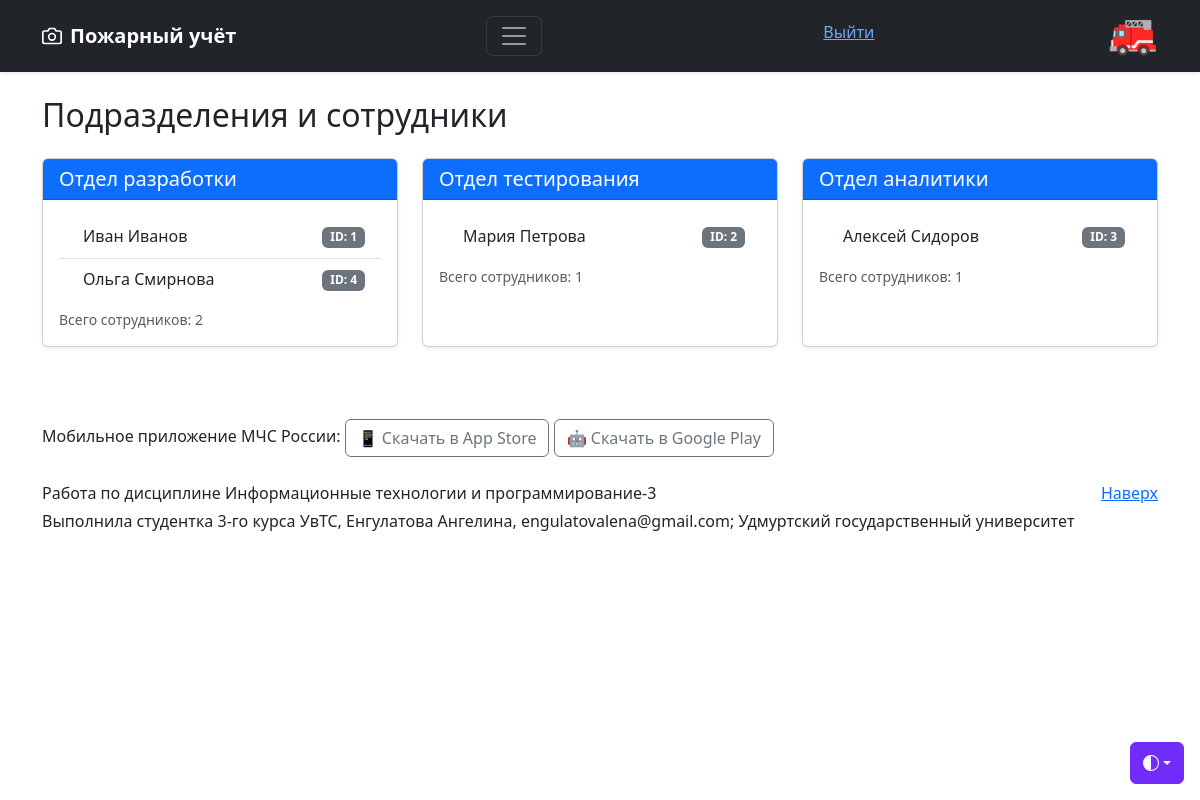
The app's page /objects/divisions (signed in) with its own data.
### models.py (models this page shows, shortened)
class Registered_Users(UserMixin, db.Model):
    __tablename__ = 'registered_users'
    id = db.Column(db.Integer, primary_key=True)
    username = db.Column(db.String(80), unique=True, nullable=False)
    password_hash = db.Column(db.String(255), nullable=False)

class Divisions(db.Model):
    __tablename__ = 'divisions'
    id = db.Column(db.Integer, primary_key=True)
    div_name = db.Column(db.String(100), nullable=False)

class User(db.Model):
    __tablename__ = 'user'
    id = db.Column(db.Integer, primary_key=True)
    full_name = db.Column(db.String(100), nullable=False)
    role_id = db.Column(db.Integer, nullable=False)
    email = db.Column(db.String(120), unique=True, nullable=False)
    phone = db.Column(db.String(24), nullable=False)
    user_login = db.Column(db.String(80), unique=True, nullable=True)
    is_registered = db.Column(db.Boolean, default=False, nullable=False)

### app.py (the view, shortened to what this page needs)
@app.route('/objects/<table_name>')
def objects(table_name):
    if table_name == 'divisions':
        divisions = Divisions.query.all()
        divisions_with_users = []
        for div in divisions:
            users = (User.query
                     .join(UsersAtDivisions, UsersAtDivisions.user_id == User.id)
                     .filter(UsersAtDivisions.div_id == div.id)
                     .all())
            divisions_with_users.append({
                'division': div,
                'users': users
            })
        return render_template('divisions.html',
                               divisions_with_users=divisions_with_users)

### app.py (called while the page is built)
@login_manager.user_loader
def load_user(user_id):
    return Registered_Users.query.get(int(user_id))

### templates/divisions.html (shortened to what this page needs)
{% extends "base.html" %}
{% block content %}
<div class="container mt-4">
    <h2 class="mb-4">Подразделения и сотрудники</h2>
    <div class="row">
        {% for item in divisions_with_users %}
        <div class="col-md-6 col-lg-4 mb-4">
            <div class="card h-100 shadow-sm">
                <div class="card-header bg-primary text-white">
                    <h5 class="card-title mb-0">{{ item.division.div_name }}</h5>
                </div>
                <div class="card-body">
                    {% if item.users %}
                        <ul class="list-group list-group-flush">
                            {% for user in item.users %}
                            <li class="list-group-item d-flex justify-content-between align-items-center">
                                <span>
                                    {{ user.full_name }}
                                </span>
                                <span class="badge bg-secondary">ID: {{ user.id }}</span>
                            </li>
                            {% endfor %}
                        </ul>
                        <div class="mt-2 text-muted small">
                            Всего сотрудников: {{ item.users|length }}
                        </div>
                    {% else %}
                        <p class="text-muted mb-0">
                            <em>В подразделении пока нет сотрудников</em>
                        </p>
                    {% endif %}
                </div>
            </div>
        </div>
        {% else %}
        <div class="col-12">
            <div class="alert alert-info">Подразделения ещё не созданы.</div>
        </div>
        {% endfor %}
    </div>
</div>
{% endblock %}

### templates/base.html (shortened to what this page needs)
<!DOCTYPE html>
<html lang="ru" data-bs-theme="auto">
<head>
    <link href="https://cdn.jsdelivr.net/npm/bootstrap@5.3.3/dist/css/bootstrap.min.css"
          rel="stylesheet">
    <link rel="stylesheet" href="{{ url_for('static', filename='css/main.css') }}">
</head>
<body>
    <div class="dropdown position-fixed bottom-0 end-0 mb-3 me-3 bd-mode-toggle">
        <button class="btn btn-bd-primary py-2 dropdown-toggle d-flex align-items-center"
                id="bd-theme" type="button" aria-expanded="false"
                data-bs-toggle="dropdown" aria-label="Toggle theme (auto)">
            <svg class="bi my-1 theme-icon-active" aria-hidden="true"><use href="#circle-half"></use></svg>
        </button>
    </div>
    <header data-bs-theme="dark">
        <div class="navbar navbar-dark bg-dark shadow-sm">
            <div class="container">
                <a href="{{ url_for('index') }}" class="navbar-brand d-flex align-items-center">
                    <strong>Пожарный учёт</strong>
                </a>
                <button class="navbar-toggler" type="button" data-bs-toggle="collapse" data-bs-target="#navbarHeader" aria-controls="navbarHeader" aria-expanded="false" aria-label="Toggle navigation">
                    <span class="navbar-toggler-icon"></span>
                </button>
                <div class="user-info">
                    <p>{{ current_user.username }} <a href="{{ url_for('logout') }}">   Выйти</a></p>
                </div>
                <h1>🚒</h1>
            </div>
        </div>
    </header>
    <main>
        {% block content %}{% endblock %}
    </main>
    <footer class="text-body-secondary py-5">
        <div class="container">
             <div class="mainpage-col__section-half">
                Мобильное приложение МЧС России:
                <a class="app-link btn btn-outline-secondary" href="https://apps.apple.com/app/id1530044766" target="_blank" title="App Store">
                    📱 Скачать в App Store</a>
                    <a class="app-link btn btn-outline-secondary" href="https://play.google.com/store/apps/details?id=io.citizens.security&hl=ru" target="_blank" title="Google Play">
                    🤖 Скачать в Google Play</a><br><br>
            </div>
            <p class="float-end mb-1"><a href="#">Наверх</a></p>
            <p class="mb-1">Работа по дисциплине Информационные технологии и программирование-3</p>
            <p class="mb-0">Выполнила студентка 3-го курса УвТС, Енгулатова Ангелина, engulatovalena@gmail.com; Удмуртский государственный университет</p>
    </footer>

### static/css/main.css (style rules this page uses)
.bi { vertical-align: -0.125em; fill: currentColor; }
.btn-bd-primary { --bd-violet-bg: #712cf9; --bd-violet-rgb: 112.520718, 44.062154, 249.437846; --bs-btn-font-weight: 600; --bs-btn-color: var(--bs-white); --bs-btn-bg: var(--bd-violet-bg); --bs-btn-border-color: var(--bd-violet-bg); --bs-btn-hover-color: var(--bs-white); --bs-btn-hover-bg: #6528e0; --bs-btn-hover-border-color: #6528e0; --bs-btn-focus-shadow-rgb: var(--bd-violet-rgb); --bs-btn-active-color: var(--bs-btn-hover-color); --bs-btn-active-bg: #5a23c8; --bs-btn-active-border-color: #5a23c8; }
.bd-mode-toggle { z-index: 1500; }
.bd-mode-toggle .bi { width: 1em; height: 1em; }
.text-body-secondary { color: #212529 !important; }

### records on screen
Registered_Users: username "maria"
Divisions: division.div_name "Отдел разработки"
User: full_name "Иван Иванов", id "1"
User: full_name "Ольга Смирнова", id "4"
Divisions: division.div_name "Отдел тестирования"
User: full_name "Мария Петрова", id "2"
Divisions: division.div_name "Отдел аналитики"
User: full_name "Алексей Сидоров", id "3"

### other values on screen
{{ item.users|length }} "2" "1" "1"
